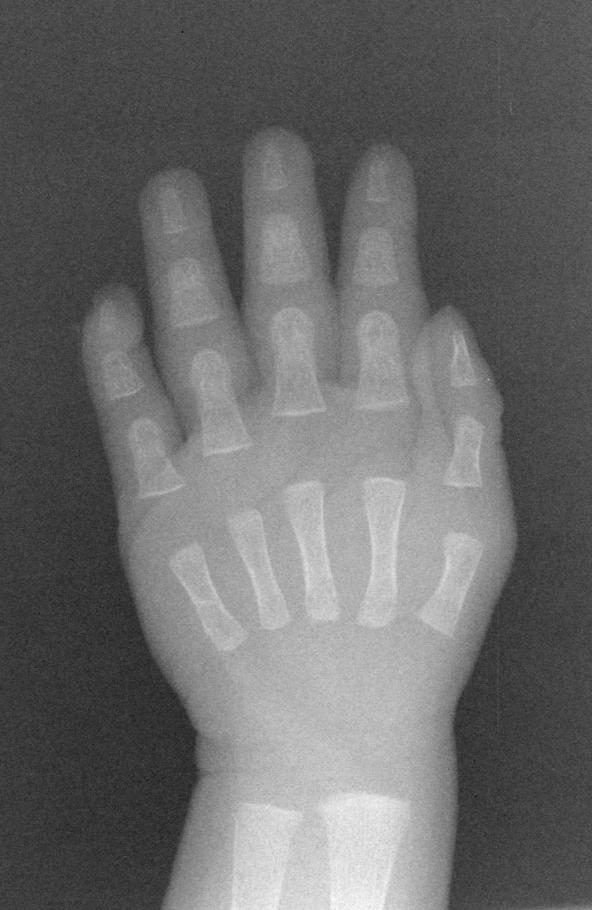
#> input picture example_images/0.png, 592 x 910 px; its folder holds only this picture in this run
$ python cli.py --image ../example_images/0.png
#> lines starting #> are read from the running program, lines starting #| are printed output that depends on the picture
### boneage/utils.py
''' utils.py

Utility functions for bone age prediction demo

'''

import os
from logman import bot

from numpy import (
    array,
    uint8
)

from PIL import Image
import simplejson
import sys


def get_image(image_path,warped_height=256,warped_width=256):
    '''get_image will return an image array (using import image)
    after checking that the image exists.
    :param image_path: the path to the image file
    :param warped_width: the width of the image, in pixels
    :param warped_height: the height of the image, in pixels
    '''
    image = os.path.abspath(image_path)

    # Make sure it exists
    if os.path.exists(image) == False:
        bot.logger.error("Error, cannot find %s, exiting!",image)
        sys.exit(1)

    return import_image(img_path=image,
                        warped_height=warped_height,
                        warped_width=warped_width)

def import_image(img_path, warped_height=256, warped_width=256):
    '''import image will return the ind-th image specified by
    list img_names - uint8 array
    :param image_path: the path to the image file
    :param warped_width: the width of the image, in pixels
    :param warped_height: the height of the image, in pixels
    '''
#> called with img_path = 'example_images/0.png', warped_height = 256, warped_width = 256
    # Must have ints for sizes
    warped_width = check_type(warped_width,int)
    warped_height = check_type(warped_height,int)

    # image resize is specified with width then height in PIL Image
    img_data = Image.open(img_path).resize((warped_width,warped_height))
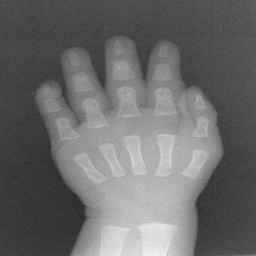
#> img_data: PIL image 256x256 L; min 43, max 243, mean 106.2
    img_array = array(img_data.convert('L'))

    # In rare cases the image has three channels instead of 1
    if len(img_array.shape) > 2:
        bot.logger.info('Converting img %s to Grayscale...',imgnames[i])
        bot.logger.debug(img_array.shape)

    # Must be uint8 to continue
    if img_array.dtype != uint8:
        bot.logger.error("Image array data type is not uint8. Exiting.")
        sys.exit(1)

    return img_array


# [26 lines left out: function select_example_image, not called in this run]


def check_type(variable,desired_type):
    '''check_type will check if a variable is a desired type. If not,
    if will convert and return the fixed variable.
    :param variable: the input to check
    :param desired_type: the desired type
    '''
    if not isinstance(variable,desired_type):
        variable = desired_type(variable)
    return variable


# [13 lines left out: function write_json, not called in this run]

### boneage/logman.py
import logging
import os
import sys

class Logman:

    def __init__(self,stream=True,MESSAGELEVEL=None):
        self.level = get_logging_level(MESSAGELEVEL)
        if stream == True:
            logging.basicConfig(stream=sys.stdout,level=self.level)
        else:
            logging.basicConfig(level=self.level)
        self.logger = logging.getLogger('bone-age')
        self.formatter = logging.Formatter('%(asctime)s - %(name)s - %(levelname)s - %(message)s')


def get_logging_level(MESSAGELEVEL=None):
    '''get_logging_level will return a logging level based on first
    a variable going into the function, then an environment variable
    MESSAGELEVEL, and then the default is DEBUG.
    :param MESSAGELEVEL: the level to get.
    '''
    if MESSAGELEVEL == None:
        MESSAGELEVEL = os.environ.get("MESSAGELEVEL","DEBUG")

    if MESSAGELEVEL in ["DEBUG","INFO"]:
        print("Environment message level found to be %s" %MESSAGELEVEL)

    if MESSAGELEVEL == "FATAL":
        return logging.FATAL

    elif MESSAGELEVEL == "CRITICAL":
        return logging.CRITICAL

    elif MESSAGELEVEL == "ERROR":
        return logging.ERROR

    elif MESSAGELEVEL == "WARNING":
        return logging.WARNING

    elif MESSAGELEVEL == "INFO":
        return logging.INFO

    elif MESSAGELEVEL in "DEBUG":
        return logging.DEBUG

    return logging.DEBUG

bot = Logman()

### boneage/predict_image.py
from resnet import Resnet50
import numpy as np
import cv2

# Add enhanced coloring clahe at each of the three channels
# [11 lines left out: function clahe_augment, not called in this run]


class Model:

    def __init__(self):
        checkpoint_path = 'data/bone-age-checkpoint.ckpt-19999'
        self.model = Resnet50(checkpoint_path)


    # [54 lines left out: functions get_result, get_scores, calc_weighted_prediction, not called in this run]

# [9 lines that do not run on import are left out]

### boneage/cli.py
#!/usr/bin/env python3

import argparse
from glob import glob
import pickle
import os
import sys

def get_parser():

    parser = argparse.ArgumentParser(description="Predict bone age of an image.")

    parser.add_argument("--image",
                        dest='image',
                        help="Path to single bone image.",
                        type=str,
                        default=None)

    parser.add_argument("--output",
                        dest='output',
                        help="Path to output file to write results.",
                        type=str,
                        default=None)

    parser.add_argument("--gender",
                        dest='gender',
                        help="the gender of the individual (M or F), default is M (male)",
                        type=str,
                        choices=["M","F"],
                        default="M")

    parser.add_argument("--width",
                        dest='width',
                        help="warped width to resize the image in pixels (default 256)",
                        type=int,
                        default=256)

    parser.add_argument("--height",
                        dest='height',
                        help="warped height to resize the image in pixels (default 256)",
                        type=int,
                        default=256)

    # Does the user want to have verbose logging?
    parser.add_argument('--debug', dest="debug",
                        help="use verbose logging to debug.",
                        default=False, action='store_true')

    return parser


def main():
    parser = get_parser()

    try:
        args = parser.parse_args()
    except:
        sys.exit(0)

    # if environment logging variable not set, make silent
    if args.debug == False:
        os.environ['MESSAGELEVEL'] = "CRITICAL"

    # Tell the user what is going to be used, in case is incorrect
    from logman import bot
    from predict_image import Model
    from utils import get_image, write_json
    print("\n*** Starting Bone Age Prediction ****")

    # Get the gender
    is_male = True
    if args.gender == "F":
        is_male = False

    # If the user has not provided an image, use an example
    image = args.image
    if image == None:
        print("No image selected, will use provided example...")
        from utils import select_example_image
        image = select_example_image(start=0,end=9)
        is_male = True # all examples male

    # Print parameters for user
    bot.logger.debug("is_male: %s", is_male)
    bot.logger.debug("image: %s", image)
    bot.logger.debug("height: %s", args.height)
    bot.logger.debug("width: %s", args.width)

    # Get the array of data (uint8) - H/W should be set to 256
    image_path = image
    image = get_image(image_path=image,
                      warped_height=args.height,
                      warped_width=args.width)

    print("Building model, please wait.")
    model = Model()
    result = model.get_result(image=image,
                              image_path=image_path,
                              is_male=is_male)

    print('Predicted Age : %d Months' %result['predicted_age'])
    print('Weighted Prediction : %f Months' %result['predicted_weight'])

    if args.output != None:
        output = write_json(json_object=result,
                            filename=args.output)
        bot.logger.debug('Result written to %s',args.output)

if __name__ == '__main__':
    main()
#> (the call stopped at in __init__, `self.model = Resnet50(checkpoint_path)`: resnet is not available in this run)

$ run again, on example_images/4.png
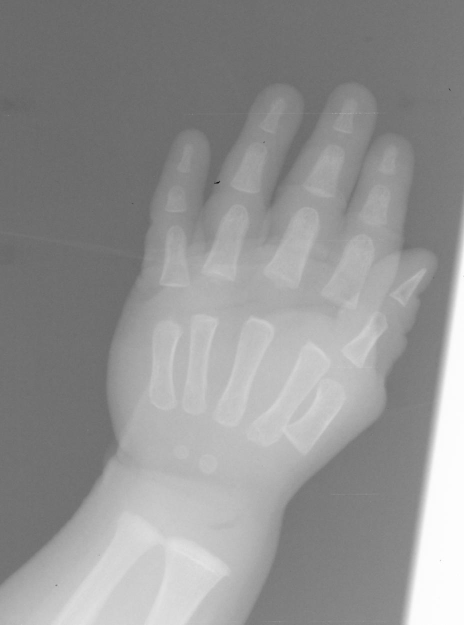
#> input picture example_images/4.png, 928 x 1249 px (shown at 1/2 size)
#> in import_image, `img_data = Image.open(img_path).resize((warped_width,warped_height))`:
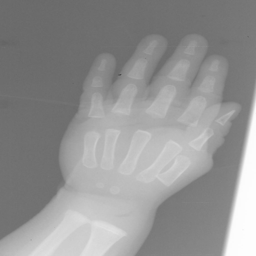
#> img_data: PIL image 256x256 L; min 74, max 253, mean 146.8

$ run again, on example_images/5.png
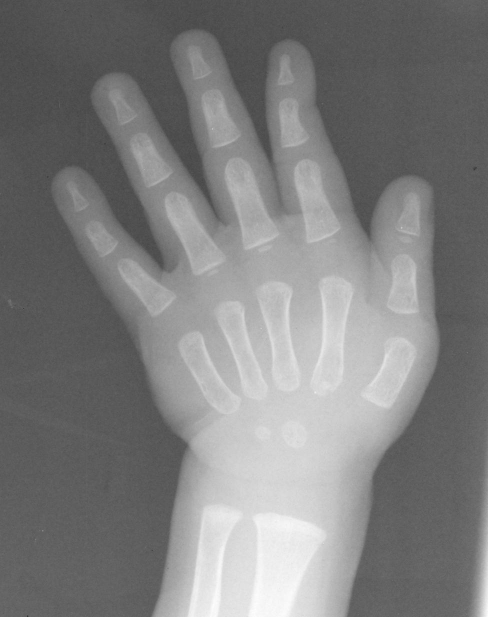
#> input picture example_images/5.png, 976 x 1234 px (shown at 1/2 size)
#> in import_image, `img_data = Image.open(img_path).resize((warped_width,warped_height))`:
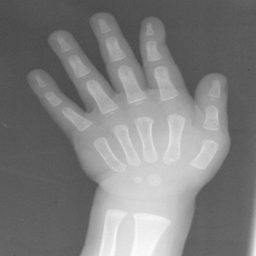
#> img_data: PIL image 256x256 L; min 74, max 251, mean 126.2

$ run again, on example_images/6.png
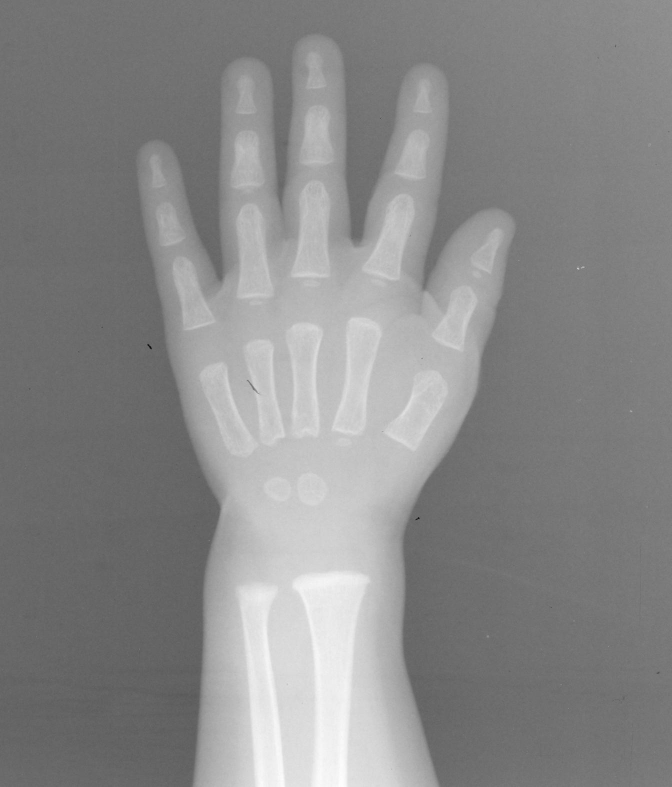
#> input picture example_images/6.png, 1344 x 1573 px (shown at 1/2 size)
#> in import_image, `img_data = Image.open(img_path).resize((warped_width,warped_height))`:
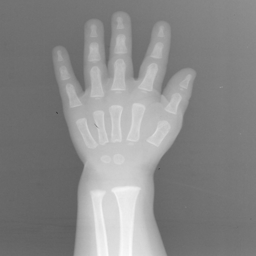
#> img_data: PIL image 256x256 L; min 67, max 252, mean 136.9

$ run again, on example_images/1.png
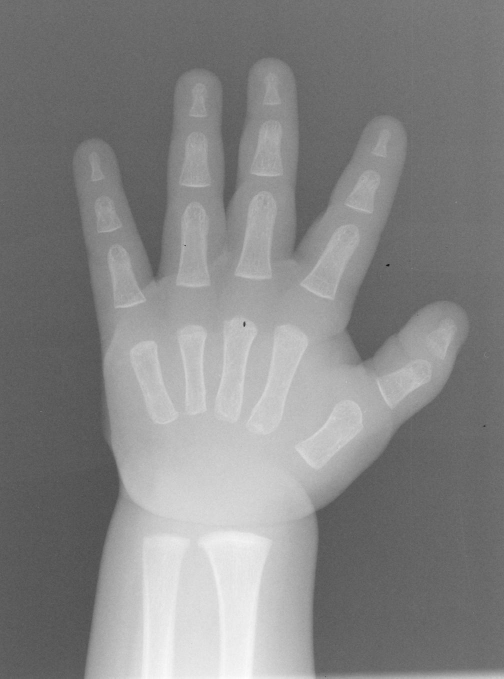
#> input picture example_images/1.png, 1008 x 1357 px (shown at 1/2 size)
#> in import_image, `img_data = Image.open(img_path).resize((warped_width,warped_height))`:
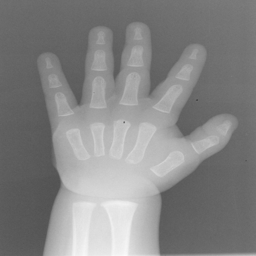
#> img_data: PIL image 256x256 L; min 73, max 251, mean 133.2
